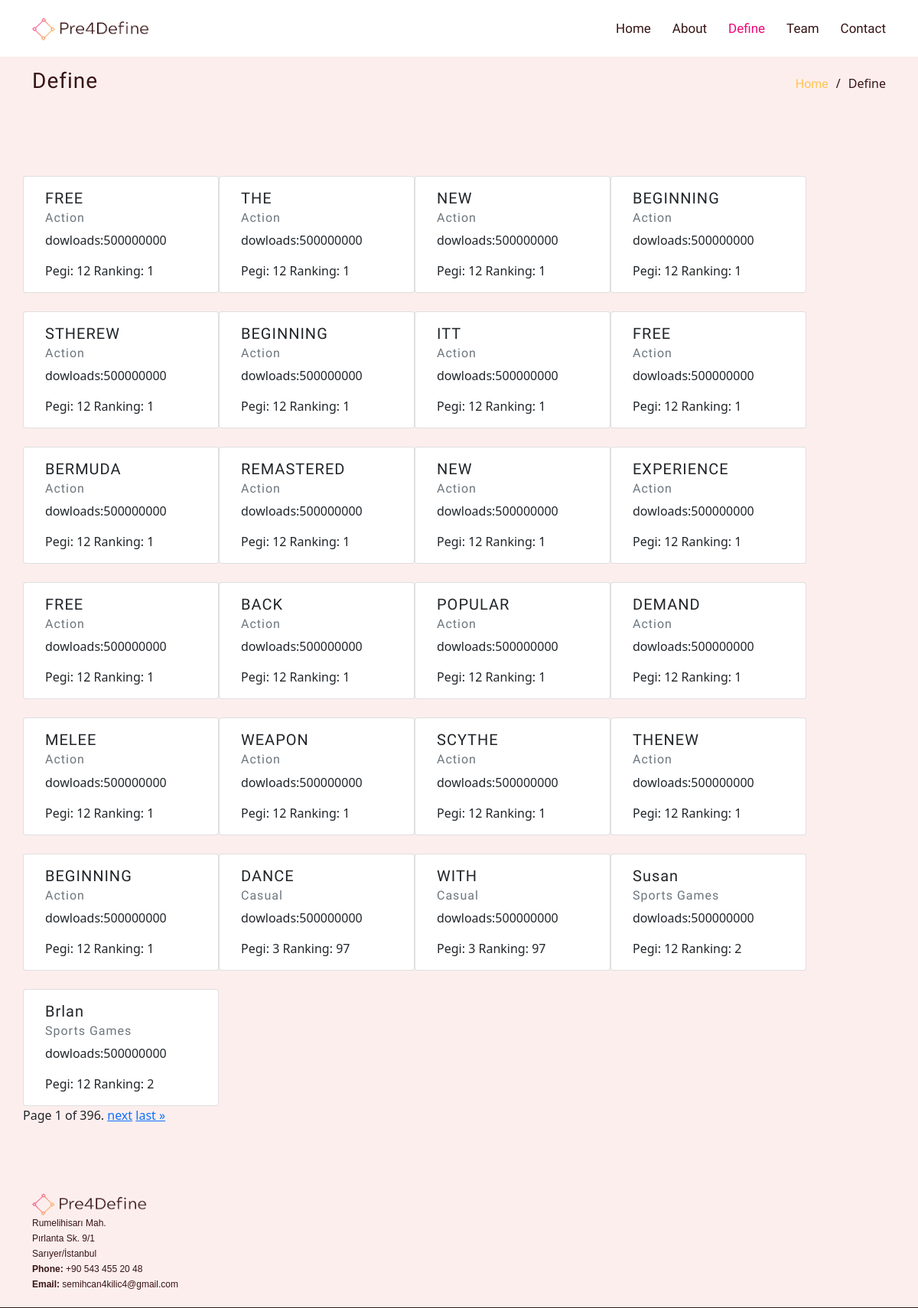
The page /define/ on the database its author committed.
### word/models.py (models this page shows, shortened)
class WordsDefining(models.Model):
    word = models.CharField(max_length=30)
    category = models.CharField(max_length=30)
    pegi = models.CharField(max_length=3)
    commentCount = models.CharField(max_length=11)
    downloads = models.CharField(max_length=12)
    ranking = models.CharField(max_length=4)

### define/views.py (the view)
# urls.py: path('define/', include('define.urls')),
def define(request):
    words = WordsDefining.objects.all().order_by('downloads').reverse()
    paginator = Paginator(words , 25)  # Show 25 contacts per page
    page_number = request.GET.get('page')
    page_obj = paginator.get_page(page_number)
    context = {
        'words':page_obj,
    }
    return render(request, 'define.html',context)

### templates/define.html (shortened to what this page needs)
{% load static %}
<!DOCTYPE html>
<html lang="en">
<head>
    <link rel="stylesheet" href="https://cdnjs.cloudflare.com/ajax/libs/font-awesome/4.7.0/css/font-awesome.min.css">
    <link href="{% static 'css/style.css' %}" rel="stylesheet">
    <link href="https://cdn.jsdelivr.net/npm/bootstrap@5.0.0-beta1/dist/css/bootstrap.min.css" rel="stylesheet"
>
    <link href="https://unpkg.com/aos@2.3.1/dist/aos.css" rel="stylesheet">
</head>
<body>
{% block header %}
    <header id="header" class="fixed-top ">
        <div id="container" class="container d-flex align-items-center justify-content-between">
            <a href="base.html" class="logo"><img src="{% static '/images/logo.png' %}" alt="Logo"
                                                  class="img-fluid"></a>
            <nav id="navigate" class="nav-menu ">
                <ul>
                    <li><a href="/home/">Home</a></li>
                    <li><a href="#about">About</a></li>
                    <li class="active"><a href="/define/">Define</a></li>
                    <li><a href="#team">Team</a></li>
                    <li><a href="/contact/">Contact</a></li>
                </ul>
            </nav>
        </div>
    </header>
{% endblock header %}
<main id="main">
    {% block breadcrumps %}
        <section class="breadcrumbs">
            <div class="container">
                <div class="d-flex justify-content-between align-items-center">
                    <h2>Define</h2>
                    <ol>
                        <li><a href="base.html">Home</a></li>
                        <li>Define</li>
                    </ol>
                </div>
            </div>
        </section>
    {% endblock breadcrumps %}
    {% block content %}
        <section class="define-page">
            <div class="container">
                <div class="row">
                    {% for word in words %}
                        <div class="card col-lg-4 mt-4 mr-2" style="width: 16rem;">
                            <div class="card-body">
                                <h5 class="card-title">{{ word.word }}</h5>
                                <h6 class="card-subtitle mb-2 text-muted">{{ word.category }}</h6>
                                <p class="card-text">dowloads:{{ word.downloads }}</p>
                                <span class="card-text">Pegi: {{ word.pegi }}</span>
                                <span class="card-text">Ranking: {{ word.ranking }}</span>
                            </div>
                        </div>
                    {% endfor %}
                    <div class="pagination">
    <span class="step-links">
        <span class="current">
            Page {{ words.number }} of {{ words.paginator.num_pages }}.
        </span>
        {% if words.has_next %}
            <a href="?page={{ words.next_page_number }}">next</a>
            <a href="?page={{ words.paginator.num_pages }}">last &raquo;</a>
        {% endif %}
    </span>
                    </div>
                </div>
            </div>
        </section>
    {% endblock content %}
</main>
<footer id="footer">
    <div class="container">
        <div class="footer-info">
            <img src="{% static '/images/logo.png' %}" alt="" width="150px">
            <p>
                Rumelihisarı Mah. <br>
                Pırlanta Sk. 9/1 <br>
                Sarıyer/İstanbul <br>
                <strong>Phone:</strong> +90 543 455 20 48<br>
                <strong>Email:</strong> semihcan4kilic4@gmail.com<br>
            </p>
        </div>
    </div>
</footer>
</body>
</html>

### static/css/style.css (style rules this page uses)
body { font-family: 'Montserrat', sans-serif; color: #361414; }
a { color: #ffc451; text-decoration: none; }
h1, h2, h3, h4, h5, h6 { font-family: 'Alice', serif; letter-spacing: 1px; }
#header { transition: all 0.5s; z-index: 997; padding: 15px 0; }
#header .logo img { max-height: 30px; }
.nav-menu ul { margin: 0; padding: 0; list-style: none; }
.nav-menu > ul { display: flex; }
.nav-menu > ul > li { position: relative; white-space: nowrap; padding: 10px 0 10px 28px; }
.nav-menu a { display: block; float: right; text-decoration: none; position: relative; color: #361414; transition: 0.3s; font-size: 17px; font-family: 'Alice', serif; font-weight: 500; }
.nav-menu a:hover, .nav-menu .active > a, .nav-menu li:hover > a { color: #f00876; }
section { padding: 60px 0; overflow: hidden; background-color: #fdeeee; }
.breadcrumbs { padding: 15px 0; background: #fdeeee; min-height: 40px; margin-top: 74px; color: #361414; }
.breadcrumbs h2 { font-size: 28px; font-weight: 400; }
.breadcrumbs ol { display: flex; flex-wrap: wrap; list-style: none; padding: 0; margin: 0; }
.breadcrumbs a { color: #ffc451; text-decoration: none; font-family: 'Alice', serif; }
.breadcrumbs ol li + li { padding-left: 10px; }
.breadcrumbs ol li + li::before { display: inline-block; padding-right: 10px; content: "/"; }
#footer { background: #fdeeee; border-bottom: 1px solid #361414; padding: 30px 0 20px 0; }
#footer .footer-info { display: block; }
#footer .footer-info p { font-size: 12px; line-height: 20px; margin-bottom: 0; font-family: "Raleway", sans-serif; color: #361414; }

### rows shown on the page
WordsDefining: word "FREE", category "Action", downloads "500000000", pegi "12", ranking "1"
WordsDefining: word "THE", category "Action", downloads "500000000", pegi "12", ranking "1"
WordsDefining: word "NEW", category "Action", downloads "500000000", pegi "12", ranking "1"
WordsDefining: word "BEGINNING", category "Action", downloads "500000000", pegi "12", ranking "1"
WordsDefining: word "STHEREW", category "Action", downloads "500000000", pegi "12", ranking "1"
WordsDefining: word "BEGINNING", category "Action", downloads "500000000", pegi "12", ranking "1"
WordsDefining: word "ITT", category "Action", downloads "500000000", pegi "12", ranking "1"
WordsDefining: word "FREE", category "Action", downloads "500000000", pegi "12", ranking "1"
WordsDefining: word "BERMUDA", category "Action", downloads "500000000", pegi "12", ranking "1"
WordsDefining: word "REMASTERED", category "Action", downloads "500000000", pegi "12", ranking "1"
WordsDefining: word "NEW", category "Action", downloads "500000000", pegi "12", ranking "1"
WordsDefining: word "EXPERIENCE", category "Action", downloads "500000000", pegi "12", ranking "1"
WordsDefining: word "FREE", category "Action", downloads "500000000", pegi "12", ranking "1"
WordsDefining: word "BACK", category "Action", downloads "500000000", pegi "12", ranking "1"
WordsDefining: word "POPULAR", category "Action", downloads "500000000", pegi "12", ranking "1"
WordsDefining: word "DEMAND", category "Action", downloads "500000000", pegi "12", ranking "1"
WordsDefining: word "MELEE", category "Action", downloads "500000000", pegi "12", ranking "1"
WordsDefining: word "WEAPON", category "Action", downloads "500000000", pegi "12", ranking "1"
WordsDefining: word "SCYTHE", category "Action", downloads "500000000", pegi "12", ranking "1"
WordsDefining: word "THENEW", category "Action", downloads "500000000", pegi "12", ranking "1"
WordsDefining: word "BEGINNING", category "Action", downloads "500000000", pegi "12", ranking "1"
WordsDefining: word "DANCE", category "Casual", downloads "500000000", pegi "3", ranking "97"
WordsDefining: word "WITH", category "Casual", downloads "500000000", pegi "3", ranking "97"

### other values the page prints
{{ words.number }} "1"
{{ words.paginator.num_pages }} "396"
